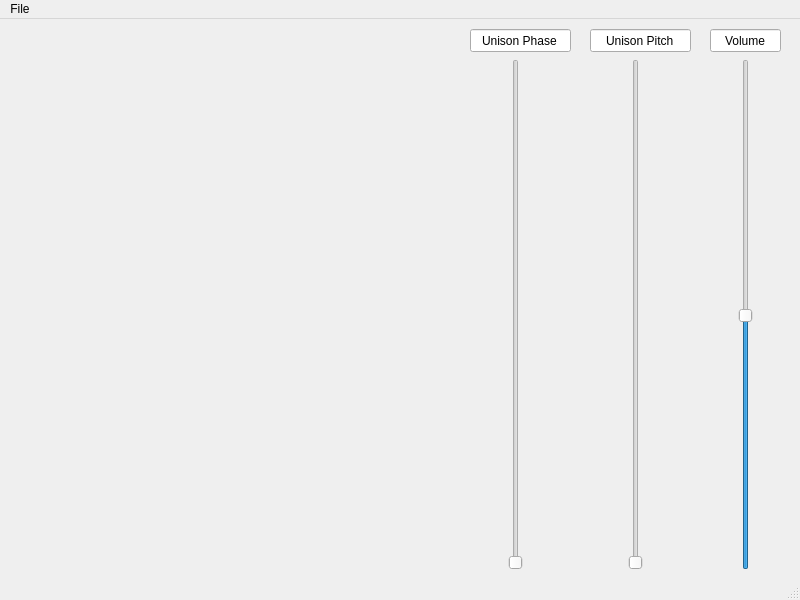
<?xml version="1.0" encoding="UTF-8"?>
<ui version="4.0">
 <class>MainWindow</class>
 <widget class="QMainWindow" name="MainWindow">
  <property name="geometry">
   <rect>
    <x>0</x>
    <y>0</y>
    <width>800</width>
    <height>600</height>
   </rect>
  </property>
  <property name="windowTitle">
   <string>MainWindow</string>
  </property>
  <widget class="QWidget" name="centralwidget">
   <widget class="QSlider" name="mainVolume">
    <property name="geometry">
     <rect>
      <x>720</x>
      <y>40</y>
      <width>51</width>
      <height>511</height>
     </rect>
    </property>
    <property name="toolTip">
     <string>Main Volume</string>
    </property>
    <property name="maximum">
     <number>255</number>
    </property>
    <property name="value">
     <number>127</number>
    </property>
    <property name="orientation">
     <enum>Qt::Vertical</enum>
    </property>
   </widget>
   <widget class="QLineEdit" name="volumeText">
    <property name="geometry">
     <rect>
      <x>710</x>
      <y>10</y>
      <width>71</width>
      <height>23</height>
     </rect>
    </property>
    <property name="text">
     <string>Volume</string>
    </property>
    <property name="alignment">
     <set>Qt::AlignCenter</set>
    </property>
   </widget>
   <widget class="QLineEdit" name="unisonPitchText">
    <property name="geometry">
     <rect>
      <x>590</x>
      <y>10</y>
      <width>101</width>
      <height>23</height>
     </rect>
    </property>
    <property name="text">
     <string>Unison Pitch</string>
    </property>
    <property name="alignment">
     <set>Qt::AlignCenter</set>
    </property>
   </widget>
   <widget class="QSlider" name="unisonPitch">
    <property name="geometry">
     <rect>
      <x>610</x>
      <y>40</y>
      <width>51</width>
      <height>511</height>
     </rect>
    </property>
    <property name="toolTip">
     <string>Main Volume</string>
    </property>
    <property name="maximum">
     <number>255</number>
    </property>
    <property name="value">
     <number>0</number>
    </property>
    <property name="orientation">
     <enum>Qt::Vertical</enum>
    </property>
   </widget>
   <widget class="QLineEdit" name="unisonPhaseText">
    <property name="geometry">
     <rect>
      <x>470</x>
      <y>10</y>
      <width>101</width>
      <height>23</height>
     </rect>
    </property>
    <property name="text">
     <string>Unison Phase</string>
    </property>
    <property name="alignment">
     <set>Qt::AlignCenter</set>
    </property>
   </widget>
   <widget class="QSlider" name="unisonPhase">
    <property name="geometry">
     <rect>
      <x>490</x>
      <y>40</y>
      <width>51</width>
      <height>511</height>
     </rect>
    </property>
    <property name="toolTip">
     <string>Main Volume</string>
    </property>
    <property name="maximum">
     <number>255</number>
    </property>
    <property name="value">
     <number>0</number>
    </property>
    <property name="orientation">
     <enum>Qt::Vertical</enum>
    </property>
   </widget>
  </widget>
  <widget class="QMenuBar" name="menubar">
   <property name="geometry">
    <rect>
     <x>0</x>
     <y>0</y>
     <width>800</width>
     <height>20</height>
    </rect>
   </property>
   <widget class="QMenu" name="menuFile">
    <property name="title">
     <string>File</string>
    </property>
    <addaction name="actionExit"/>
   </widget>
   <addaction name="menuFile"/>
  </widget>
  <widget class="QStatusBar" name="statusbar"/>
  <action name="actionExit">
   <property name="text">
    <string>Exit</string>
   </property>
   <property name="shortcut">
    <string>Ctrl+Q</string>
   </property>
  </action>
 </widget>
 <resources/>
 <connections/>
</ui>
